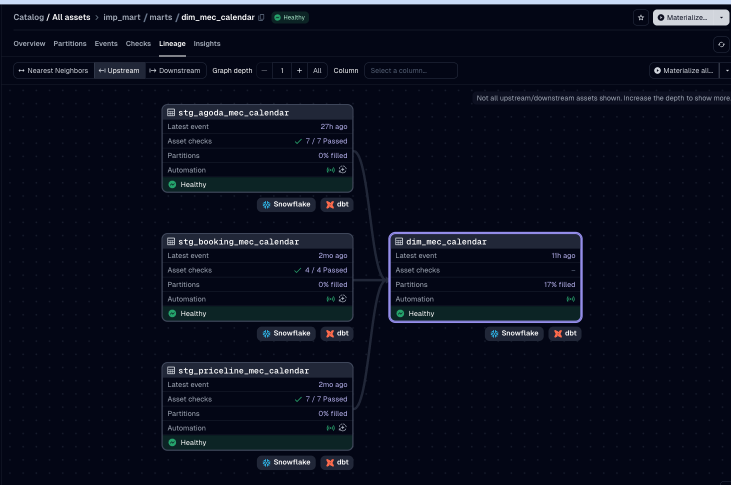
#> input picture dagster_chapter/images/dim_mec_calendar_lineage.png, 1461 x 969 px (shown at 1/2 size)
$ python _build_c1_composite.py
#> lines starting #> are read from the running program, lines starting #| are printed output that depends on the picture
"""Build the annotated C1 composite image.

Output: c1_latest_available.png
"""
from PIL import Image, ImageDraw, ImageFont
from pathlib import Path

HERE = Path(__file__).parent
SRC_LINEAGE  = HERE / "dim_mec_calendar_lineage.png"
SRC_CONSUMER = HERE / "dim_mec_calendar_tags.png"
SRC_UPSTREAM = HERE / "upstream_source_tags.png"
OUT          = HERE / "c1_latest_available.png"

# --- design constants ---
CANVAS_W   = 2200
GUTTER     = 28
PAD        = 28
BG         = (24, 26, 33, 255)
BORDER     = (255, 180, 60, 255)     # amber panel borders
LABEL_BG   = (42, 46, 56, 255)
LABEL_FG   = (235, 235, 245, 255)
RED        = (235, 60, 70, 255)      # underlines
CALL_BG    = (60, 28, 30, 235)       # dark red, semi-transparent for callout boxes
CALL_FG    = (255, 235, 235, 255)
CALL_EDGE  = (235, 60, 70, 255)

def _font(size, bold=False):
#> called with size = 34, bold = True
    paths = [
        "/System/Library/Fonts/Supplemental/Arial Bold.ttf" if bold else "/System/Library/Fonts/Supplemental/Arial.ttf",
        "/System/Library/Fonts/Helvetica.ttc",
    ]
    for p in paths:
        try:
            return ImageFont.truetype(p, size)
        except Exception:
            continue
    return ImageFont.load_default()

FONT_TITLE = _font(34, bold=True)
FONT_LABEL = _font(22, bold=True)
FONT_CALL  = _font(19)
FONT_CALLH = _font(21, bold=True)

# ---------------------------------------------------------------------------
# 1. Annotate each source panel BEFORE resizing — so coordinates stay native
#    and lines stay crisp.
# ---------------------------------------------------------------------------

def _rect_underline(draw, box, color=RED, thickness=5, extend=6):
    """Draw a horizontal line just below the given box."""
    x0, y0, x1, y1 = box
    y = y1 + 2
    draw.line([(x0 - extend, y), (x1 + extend, y)], fill=color, width=thickness)

def _arrow(draw, a, b, color=CALL_EDGE, width=4, head=14):
    import math
    x1, y1 = a
    x2, y2 = b
    draw.line([a, b], fill=color, width=width)
    ang = math.atan2(y2 - y1, x2 - x1)
    for sign in (-1, 1):
        a2 = ang + sign * math.radians(25)
        hx = x2 - head * math.cos(a2)
        hy = y2 - head * math.sin(a2)
        draw.line([(x2, y2), (hx, hy)], fill=color, width=width)

def _callout(canvas, xy, text_lines, max_w=520, align="left"):
    """Draw a dark-red callout box with a header and body."""
    draw = ImageDraw.Draw(canvas, "RGBA")
    x, y = xy
    pad = 14
    lines = []
    for i, line in enumerate(text_lines):
        f = FONT_CALLH if i == 0 else FONT_CALL
        lines.append((line, f))
    # measure
    h_total = pad
    w_total = 0
    for text, f in lines:
        bbox = f.getbbox(text)
        tw = bbox[2] - bbox[0]
        th = bbox[3] - bbox[1]
        w_total = max(w_total, min(max_w, tw))
        h_total += th + 6
    h_total += pad - 6
    w_total += 2 * pad
    # box
    box = (x, y, x + w_total, y + h_total)
    draw.rectangle(box, fill=CALL_BG, outline=CALL_EDGE, width=3)
    # text
    yy = y + pad
    for text, f in lines:
        draw.text((x + pad, yy), text, fill=CALL_FG, font=f)
        bbox = f.getbbox(text)
        yy += (bbox[3] - bbox[1]) + 6
    return box  # caller may want to draw an arrow from this

# ---- LINEAGE panel ----
lineage = Image.open(SRC_LINEAGE).convert("RGBA")
#> lineage is the input picture: PIL image 1461x969 RGBA; mean R, G, B, A 11.3, 15.3, 30.3, 255
ld = ImageDraw.Draw(lineage)

# Approx coords for each tile's "Latest event Nh ago" row (refined from
# vertical-brightness probing of the actual image).
LATEST_ROWS = [
    # (x0, y0, x1, y1, label text for annotation)
    (349, 253, 701, 273, "stg_agoda_mec_calendar — 27h"),
    (349, 508, 701, 528, "stg_booking_mec_calendar — 2 mo"),
    (349, 768, 701, 788, "stg_priceline_mec_calendar — 2 mo"),
    (794, 508, 1146, 528, "dim_mec_calendar — 11h"),
]
for (x0, y0, x1, y1, _txt) in LATEST_ROWS:
    _rect_underline(ld, (x0, y0, x1, y1), color=RED, thickness=5, extend=4)

# Callout on the top-right of the lineage panel explaining the behaviour.
# Shifted left-of-edge so it doesn't get clipped by the panel border.
cb = _callout(
    lineage,
    (860, 120),
    [
        "Why 2-month-old upstreams are fine",
        "The downstream dim_mec_calendar is tagged latest_available —",
        "cross_partition_sensor drives it, NOT the asset daemon.",
        "Every day it materialises a fresh partition using whichever",
        "upstream partition is most recent (here: 27h old agoda).",
        "There is no time-window limit — upstreams can be arbitrarily",
        "old. Freshness of latest_available_source upstreams is policed",
        "by dbt tests + health-check sensors, not by the orchestrator.",
    ],
    max_w=560,
)
#> after the loop in _callout, `for text, f in lines:`: yy = 328
#> cb = (860, 120, 1448, 336)

# ---- CONSUMER tags panel (dim_mec_calendar) ----
consumer = Image.open(SRC_CONSUMER).convert("RGBA")
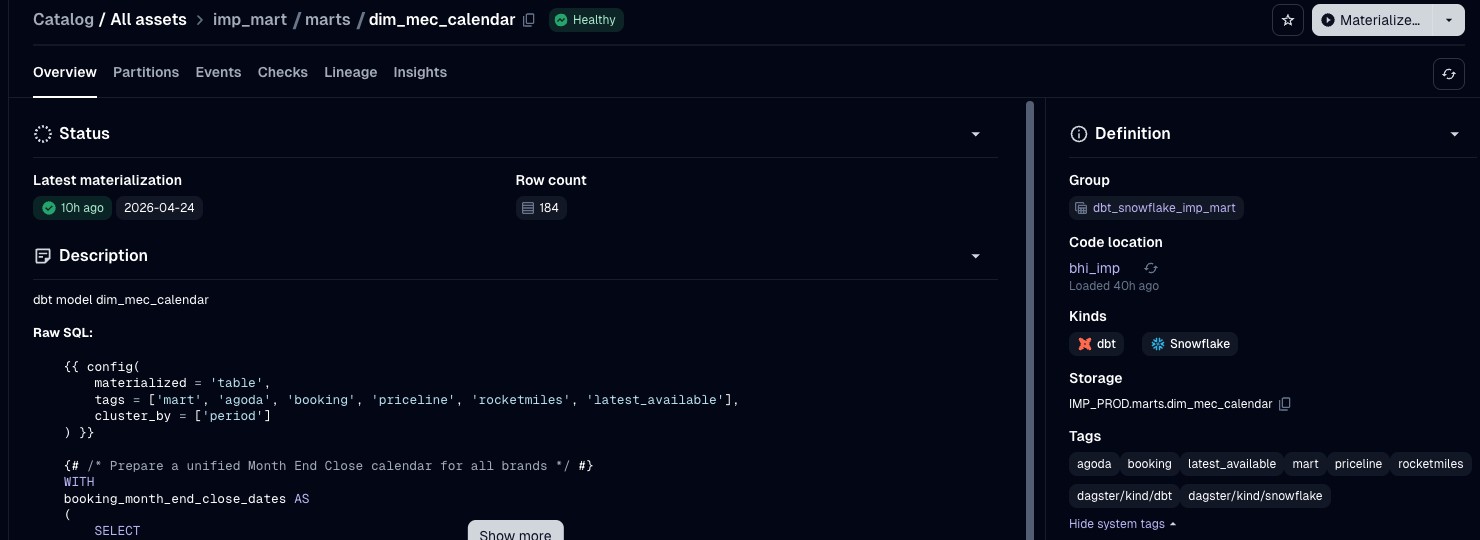
#> input picture dagster_chapter/images/dim_mec_calendar_tags.png, 1480 x 540 px
#> consumer is the input picture: PIL image 1480x540 RGBA; mean R, G, B, A 9.8, 13.1, 27.8, 255
cd = ImageDraw.Draw(consumer)

# Approx coordinates (image is 1480x540):
#   tags = [..., 'latest_available'] line inside dbt SQL: roughly y≈398, x: 108..765
#   The substring 'latest_available' sits near x: 595..763
# tag pill 'latest_available' in the right sidebar: approx (1179, 451) to (1296, 481)

TAGS_SQL_LINE   = (108, 392, 765, 418)    # full tags= line in SQL
TAG_PILL_CONSUM = (1178, 450, 1297, 482)  # 'latest_available' pill

_rect_underline(cd, TAGS_SQL_LINE, color=RED, thickness=5, extend=4)
_rect_underline(cd, TAG_PILL_CONSUM, color=RED, thickness=5, extend=4)

# Callout shifted to the right (per feedback).
callout_cons_pos = (300, 88)  # top-left of callout
cbox_cons = _callout(
    consumer,
    callout_cons_pos,
    [
        "Consumer → latest_available",
        "This tag on the downstream asset hands it to",
        "cross_partition_sensor. The asset daemon will",
        "not manage it. The sensor fires daily and uses",
        "the most recent partition of any",
        "latest_available_source upstream.",
    ],
    max_w=430,
)
#> cbox_cons = (300, 88, 758, 257)
# Arrow from the bottom of the callout to the tags= SQL line.
_arrow(
    cd,
    (cbox_cons[0] + (cbox_cons[2] - cbox_cons[0]) // 2, cbox_cons[3] + 4),
    ((TAGS_SQL_LINE[0] + TAGS_SQL_LINE[2]) // 2, TAGS_SQL_LINE[1] - 6),
)

# ---- UPSTREAM tags panel (stg_agoda_mec_calendar, cropped) ----
upstream = Image.open(SRC_UPSTREAM).convert("RGBA")
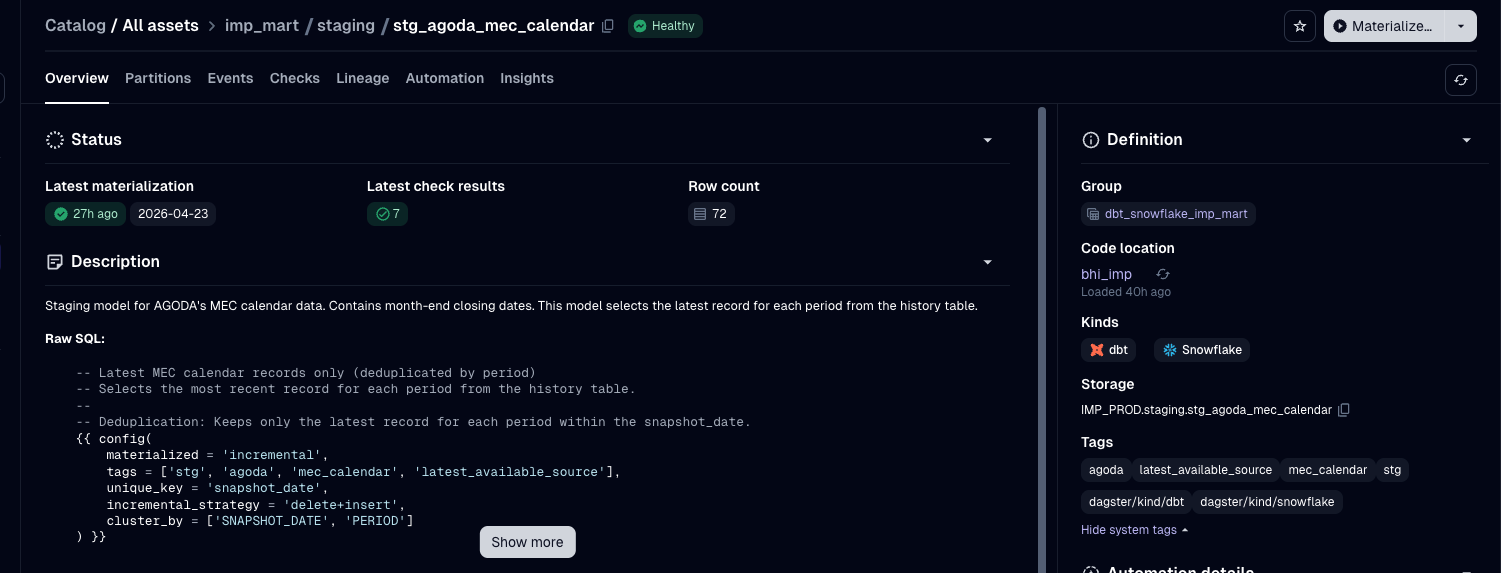
#> input picture dagster_chapter/images/upstream_source_tags.png, 1501 x 573 px
#> upstream is the input picture: PIL image 1501x573 RGBA; mean R, G, B, A 11.1, 14.4, 29.1, 255
ud = ImageDraw.Draw(upstream)

# cropped image is 1501x573.
# From the visible layout:
#   tags= line inside SQL:  roughly y ≈ 410, x: 80..755 (contains 'latest_available_source')
#   Tag pill 'latest_available_source' in right sidebar Tags block: narrow span
#   on its own pill; approx (1020, 462) to (1205, 490). We intentionally stop
#   before x=1205 to avoid underlining the next pill.

TAGS_SQL_LINE_U   = (80, 460, 755, 488)   # full tags= line in SQL
TAG_PILL_UPSTRM   = (1147, 457, 1272, 487)  # 'latest_available_source' pill: +15 right again

_rect_underline(ud, TAGS_SQL_LINE_U, color=RED, thickness=5, extend=4)
_rect_underline(ud, TAG_PILL_UPSTRM, color=RED, thickness=5, extend=4)

# Callout centered horizontally-ish in the upstream panel (moved right).
callout_up_pos = (310, 100)
cbox_up = _callout(
    upstream,
    callout_up_pos,
    [
        "Upstream → latest_available_source",
        "Marks this upstream as 'non-exact-match'.",
        "Downstream consumers will pick its most recent",
        "partition (<= target date), regardless of how",
        "old that partition is.",
    ],
    max_w=430,
)
#> cbox_up = (310, 100, 768, 245)
# Arrow from the right edge of the callout to the tag pill.
_arrow(
    ud,
    (cbox_up[2] + 4, cbox_up[1] + (cbox_up[3] - cbox_up[1]) // 2),
    (TAG_PILL_UPSTRM[0] - 6, (TAG_PILL_UPSTRM[1] + TAG_PILL_UPSTRM[3]) // 2),
)

# ---------------------------------------------------------------------------
# 2. Now assemble the composite (same layout as before, but with the
#    already-annotated panels).
# ---------------------------------------------------------------------------

inner_w = CANVAS_W - 2 * PAD
p1 = lineage.copy()
p1.thumbnail((inner_w, 10_000), Image.LANCZOS)

half_w = (inner_w - GUTTER) // 2
p2 = consumer.copy()
p2.thumbnail((half_w, 10_000), Image.LANCZOS)
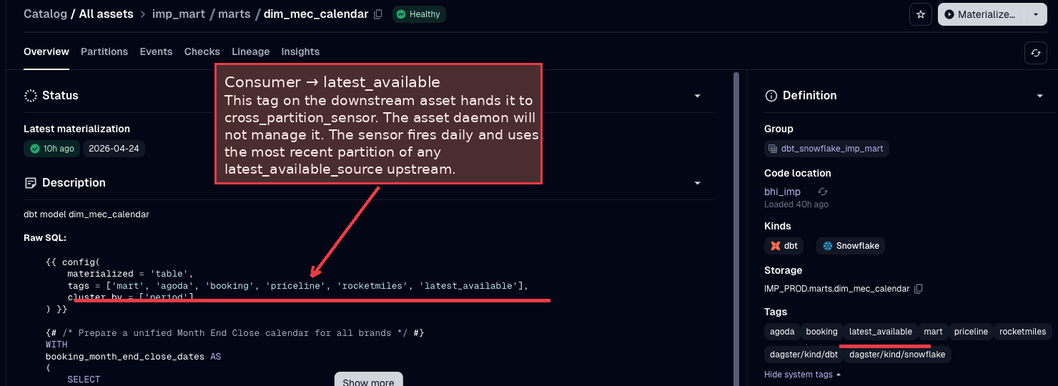
#> p2: PIL image 1058x386 RGBA; mean R, G, B, A 19.6, 17.9, 31.3, 253.4; transparent parts drawn white
p3 = upstream.copy()
p3.thumbnail((half_w, 10_000), Image.LANCZOS)
#> p3: PIL image 1058x404 RGBA

bot_h = max(p2.height, p3.height)
#> bot_h = 404
def _pad_to_height(img, h):
#> called with h = 404
    if img.height == h:
        return img
    bg = Image.new("RGBA", (img.width, h), BG)
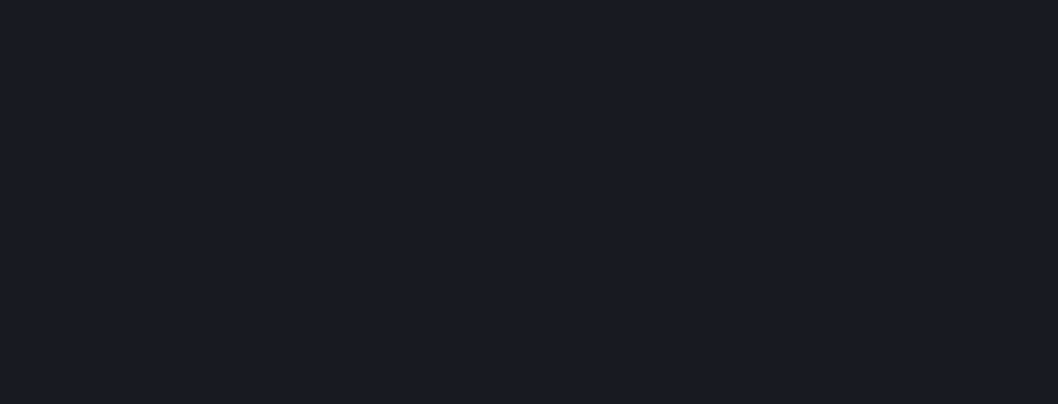
#> bg: PIL image 1058x404 RGBA; mean R, G, B, A 24, 26, 33, 255
    bg.paste(img, (0, 0), img)
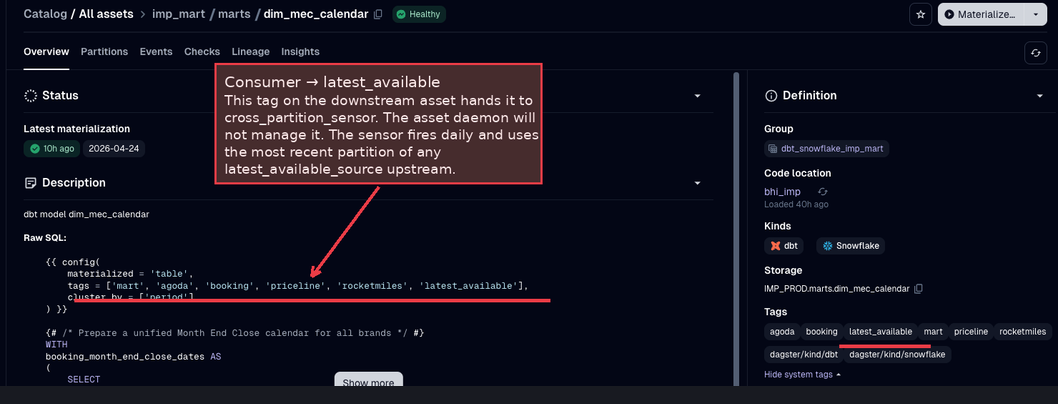
#> bg: PIL image 1058x404 RGBA; mean R, G, B, A 19.5, 18.2, 31.3, 253.6; transparent parts drawn white
    return bg
p2 = _pad_to_height(p2, bot_h)
p3 = _pad_to_height(p3, bot_h)

HEADER_H = 82
LABEL_H  = 50
canvas_h = (
    PAD + HEADER_H
    + LABEL_H + p1.height
    + GUTTER + LABEL_H + bot_h
    + PAD
)
#> canvas_h = 1639

canvas = Image.new("RGBA", (CANVAS_W, canvas_h), BG)
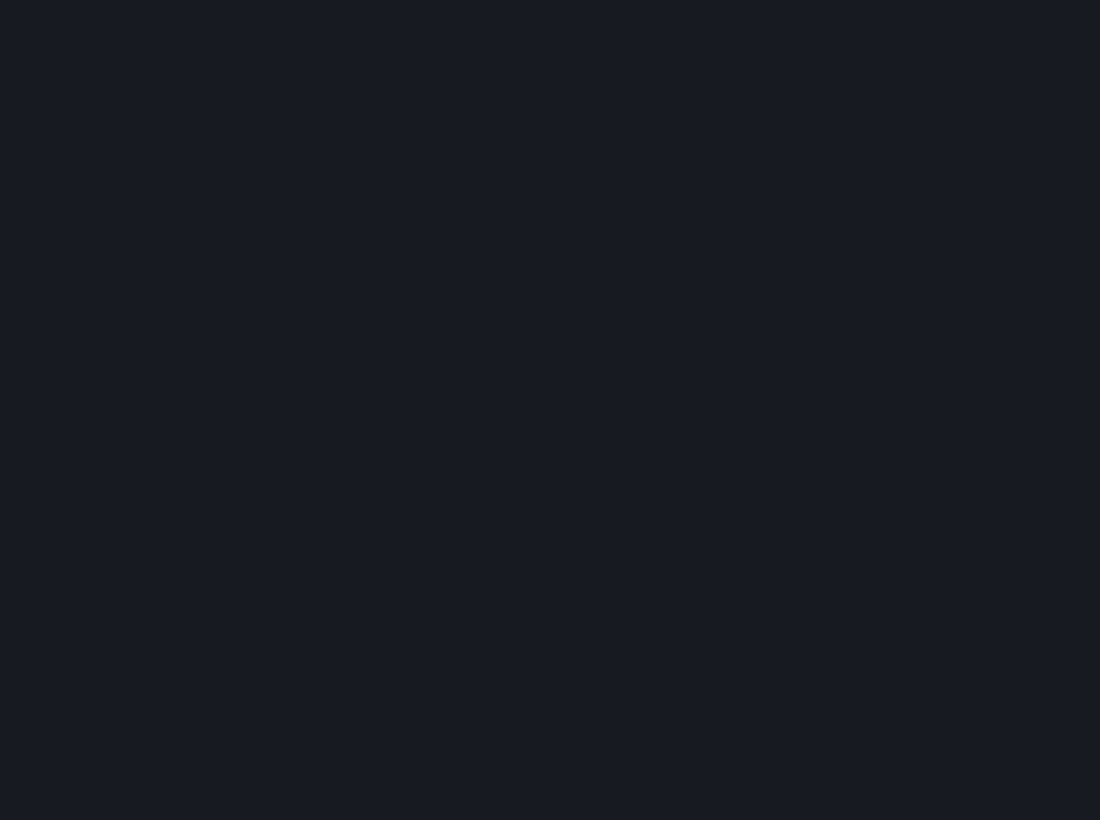
#> canvas: PIL image 2200x1639 RGBA (shown at 1/2 size); mean R, G, B, A 24, 26, 33, 255
d = ImageDraw.Draw(canvas)

# header
d.rectangle((PAD, PAD, CANVAS_W - PAD, PAD + HEADER_H), fill=LABEL_BG)
d.text(
    (PAD + 22, PAD + 22),
    "Scenario C1 — latest_available",
    fill=LABEL_FG, font=FONT_TITLE,
)

# panel 1 label + image
y = PAD + HEADER_H
d.rectangle((PAD, y, CANVAS_W - PAD, y + LABEL_H), fill=LABEL_BG)
d.text((PAD + 16, y + 13), "① Lineage — red underlines mark each tile's 'Latest event' row", fill=LABEL_FG, font=FONT_LABEL)
y += LABEL_H
p1x = PAD + (inner_w - p1.width) // 2
#> p1x = 369
canvas.paste(p1, (p1x, y), p1)
d.rectangle((p1x - 2, y - 2, p1x + p1.width + 2, y + p1.height + 2), outline=BORDER, width=3)
y += p1.height + GUTTER
#> y = 1157

# bottom row labels
d.rectangle((PAD, y, PAD + half_w, y + LABEL_H), fill=LABEL_BG)
d.text((PAD + 16, y + 13), "② Consumer tags — dim_mec_calendar (latest_available)", fill=LABEL_FG, font=FONT_LABEL)
d.rectangle((PAD + half_w + GUTTER, y, PAD + half_w + GUTTER + half_w, y + LABEL_H), fill=LABEL_BG)
d.text((PAD + half_w + GUTTER + 16, y + 13), "③ Upstream tags — stg_*_mec_calendar (latest_available_source)", fill=LABEL_FG, font=FONT_LABEL)
y += LABEL_H
#> y = 1207

# bottom row images
canvas.paste(p2, (PAD, y), p2)
d.rectangle((PAD - 2, y - 2, PAD + p2.width + 2, y + p2.height + 2), outline=BORDER, width=3)
canvas.paste(p3, (PAD + half_w + GUTTER, y), p3)
d.rectangle((PAD + half_w + GUTTER - 2, y - 2, PAD + half_w + GUTTER + p3.width + 2, y + p3.height + 2), outline=BORDER, width=3)

canvas.convert("RGB").save(OUT, "PNG", optimize=True)
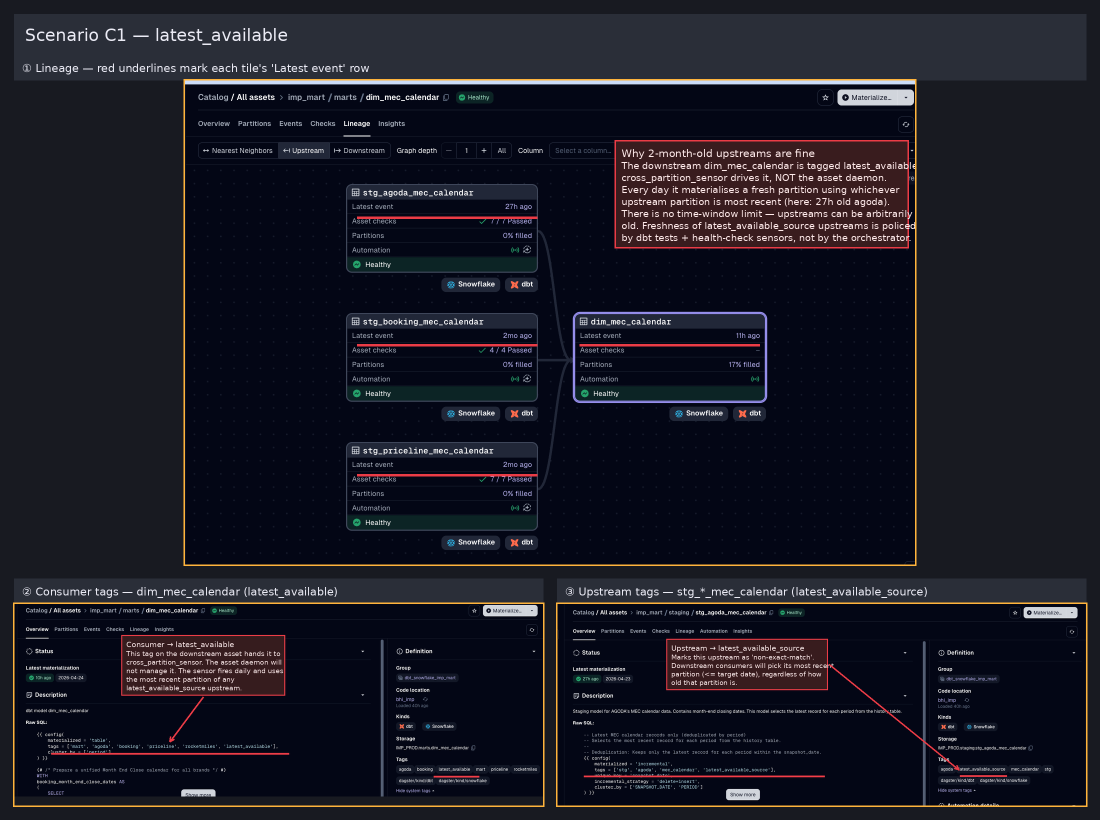
#> saved as c1_latest_available.png: PIL image 2200x1639 RGB (shown at 1/2 size); mean R, G, B 25.9, 25.8, 36.1
print(f"Wrote {OUT} ({canvas.size[0]}x{canvas.size[1]})")
#| Wrote dagster_chapter/images/c1_latest_available.png (2200x1639)
